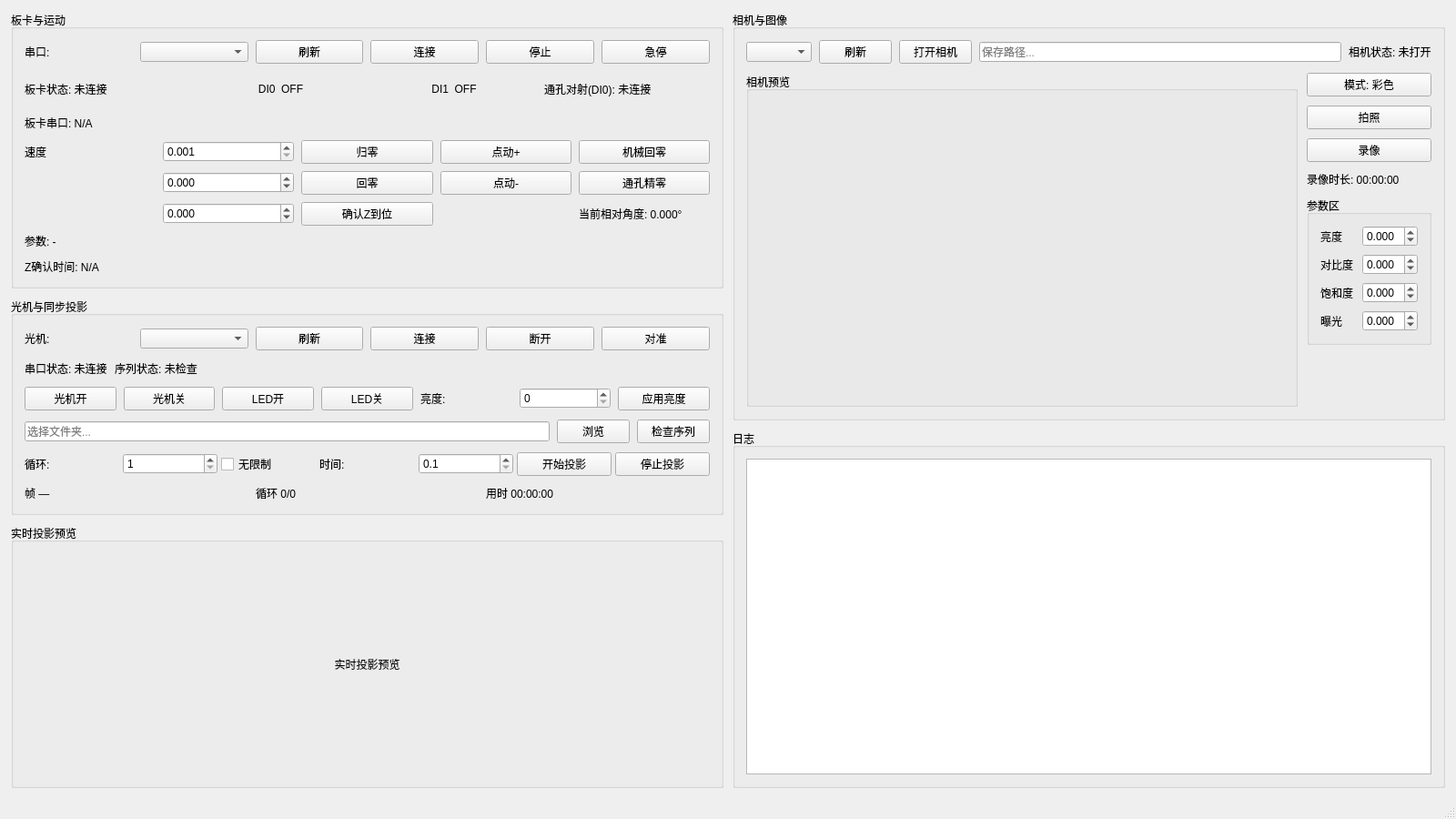
<?xml version="1.0" encoding="UTF-8"?>
<ui version="4.0">
 <class>MainWindow</class>
 <widget class="QMainWindow" name="MainWindow">
  <property name="geometry">
   <rect>
    <x>0</x>
    <y>0</y>
    <width>1600</width>
    <height>900</height>
   </rect>
  </property>
  <property name="windowTitle">
   <string>体积光固化旋转投影同步控制软件</string>
  </property>
  <widget class="QWidget" name="centralwidget">
   <layout class="QHBoxLayout" name="mainHorizontalLayout">
    <property name="spacing">
     <number>10</number>
    </property>
    <property name="leftMargin">
     <number>12</number>
    </property>
    <property name="topMargin">
     <number>12</number>
    </property>
    <property name="rightMargin">
     <number>12</number>
    </property>
    <property name="bottomMargin">
     <number>12</number>
    </property>
    <item>
     <widget class="QWidget" name="leftPanel">
      <layout class="QVBoxLayout" name="leftPanelLayout">
       <property name="spacing">
        <number>10</number>
       </property>
       <property name="leftMargin">
        <number>0</number>
       </property>
       <property name="topMargin">
        <number>0</number>
       </property>
       <property name="rightMargin">
        <number>0</number>
       </property>
       <property name="bottomMargin">
        <number>0</number>
       </property>
       <item>
        <widget class="QGroupBox" name="groupBoardMotion">
         <property name="title">
          <string>板卡与运动</string>
         </property>
         <layout class="QVBoxLayout" name="boardMotionLayout">
          <property name="spacing">
           <number>10</number>
          </property>
          <property name="leftMargin">
           <number>12</number>
          </property>
          <property name="topMargin">
           <number>12</number>
          </property>
          <property name="rightMargin">
           <number>12</number>
          </property>
          <property name="bottomMargin">
           <number>12</number>
          </property>
          <item>
           <layout class="QHBoxLayout" name="boardTopRowLayout">
            <property name="spacing">
             <number>8</number>
            </property>
            <item>
             <widget class="QLabel" name="labelBoardPort">
              <property name="text">
               <string>串口:</string>
              </property>
             </widget>
            </item>
            <item>
             <widget class="QComboBox" name="comboBoardPort"/>
            </item>
            <item>
             <widget class="QPushButton" name="btnBoardRefresh">
              <property name="text">
               <string>刷新</string>
              </property>
             </widget>
            </item>
            <item>
             <widget class="QPushButton" name="btnConnectCard">
              <property name="text">
               <string>连接</string>
              </property>
             </widget>
            </item>
            <item>
             <widget class="QPushButton" name="btnStop">
              <property name="text">
               <string>停止</string>
              </property>
             </widget>
            </item>
            <item>
             <widget class="QPushButton" name="btnEStop">
              <property name="text">
               <string>急停</string>
              </property>
             </widget>
            </item>
           </layout>
          </item>
          <item>
           <layout class="QHBoxLayout" name="boardStatusRowLayout">
            <property name="spacing">
             <number>8</number>
            </property>
            <item>
             <widget class="QLabel" name="lblCardStatus">
              <property name="text">
               <string>板卡状态: 未连接</string>
              </property>
             </widget>
            </item>
            <item>
             <widget class="QLabel" name="lblDi0">
              <property name="minimumSize">
               <size>
                <width>86</width>
                <height>36</height>
               </size>
              </property>
              <property name="text">
               <string>DI0  OFF</string>
              </property>
              <property name="alignment">
               <set>Qt::AlignCenter</set>
              </property>
             </widget>
            </item>
            <item>
             <widget class="QLabel" name="lblDi1">
              <property name="minimumSize">
               <size>
                <width>86</width>
                <height>36</height>
               </size>
              </property>
              <property name="text">
               <string>DI1  OFF</string>
              </property>
              <property name="alignment">
               <set>Qt::AlignCenter</set>
              </property>
             </widget>
            </item>
            <item>
             <widget class="QLabel" name="lblLaserState">
              <property name="text">
               <string>通孔对射(DI0): 未连接</string>
              </property>
             </widget>
            </item>
           </layout>
          </item>
          <item>
           <widget class="QLabel" name="lblComPort">
            <property name="visible">
             <bool>false</bool>
            </property>
            <property name="text">
             <string>板卡串口: N/A</string>
            </property>
           </widget>
          </item>
          <item>
           <widget class="QWidget" name="motionControlsPanel" native="true">
            <layout class="QGridLayout" name="motionGridLayout">
             <property name="horizontalSpacing">
              <number>8</number>
             </property>
             <property name="verticalSpacing">
              <number>8</number>
             </property>
             <property name="leftMargin">
              <number>0</number>
             </property>
             <property name="topMargin">
              <number>0</number>
             </property>
             <property name="rightMargin">
              <number>0</number>
             </property>
             <property name="bottomMargin">
              <number>0</number>
             </property>
             <item row="0" column="0">
              <widget class="QLabel" name="labelJogSpeed">
               <property name="text">
                <string>速度</string>
               </property>
              </widget>
             </item>
             <item row="0" column="1">
              <widget class="QDoubleSpinBox" name="editJogSpeedPulseMs">
               <property name="decimals">
                <number>3</number>
               </property>
               <property name="minimum">
                <double>0.001000000000000</double>
               </property>
               <property name="maximum">
                <double>100000.000000000000000</double>
               </property>
               <property name="singleStep">
                <double>1.000000000000000</double>
               </property>
              </widget>
             </item>
             <item row="0" column="2">
             <widget class="QPushButton" name="btnMoveAbs">
              <property name="text">
                <string>归零</string>
              </property>
             </widget>
             </item>
             <item row="0" column="3">
              <widget class="QPushButton" name="btnJogPlus">
               <property name="text">
                <string>点动+</string>
               </property>
              </widget>
             </item>
             <item row="0" column="4">
             <widget class="QPushButton" name="btnCoarseCheck">
              <property name="text">
                <string>机械回零</string>
              </property>
             </widget>
             </item>
             <item row="1" column="0">
              <widget class="QLabel" name="labelAbsAngle">
               <property name="visible">
                <bool>false</bool>
               </property>
               <property name="text">
                <string/>
               </property>
              </widget>
             </item>
             <item row="1" column="1">
              <widget class="QDoubleSpinBox" name="editTargetAbsDeg">
               <property name="visible">
                <bool>false</bool>
               </property>
               <property name="decimals">
                <number>3</number>
               </property>
               <property name="minimum">
                <double>-360000.000000000000000</double>
               </property>
               <property name="maximum">
                <double>360000.000000000000000</double>
               </property>
              </widget>
             </item>
             <item row="1" column="2">
             <widget class="QPushButton" name="btnMoveRel">
              <property name="text">
                <string>回零</string>
              </property>
             </widget>
             </item>
             <item row="1" column="3">
              <widget class="QPushButton" name="btnJogMinus">
               <property name="text">
                <string>点动-</string>
               </property>
              </widget>
             </item>
             <item row="1" column="4">
             <widget class="QPushButton" name="btnFineHome">
              <property name="text">
                <string>通孔精零</string>
              </property>
             </widget>
             </item>
             <item row="2" column="0">
              <widget class="QLabel" name="labelRelAngle">
               <property name="visible">
                <bool>false</bool>
               </property>
               <property name="text">
                <string/>
               </property>
              </widget>
             </item>
             <item row="2" column="1">
              <widget class="QDoubleSpinBox" name="editTargetRelDeg">
               <property name="visible">
                <bool>false</bool>
               </property>
               <property name="decimals">
                <number>3</number>
               </property>
               <property name="minimum">
                <double>-360000.000000000000000</double>
               </property>
               <property name="maximum">
                <double>360000.000000000000000</double>
               </property>
              </widget>
             </item>
             <item row="2" column="2">
              <widget class="QPushButton" name="btnConfirmZReady">
               <property name="text">
                <string>确认Z到位</string>
               </property>
              </widget>
             </item>
             <item row="2" column="3">
              <widget class="QLabel" name="lblCurrentPulse">
               <property name="visible">
                <bool>false</bool>
               </property>
               <property name="text">
                <string/>
               </property>
              </widget>
             </item>
             <item row="2" column="4">
             <widget class="QLabel" name="lblCurrentDeg">
              <property name="text">
                <string>当前相对角度: 0.000°</string>
              </property>
             </widget>
             </item>
              <item row="3" column="0" colspan="3">
              <widget class="QLabel" name="lblMotionConfig">
               <property name="text">
                <string>参数: -</string>
               </property>
              </widget>
             </item>
            </layout>
           </widget>
          </item>
          <item>
           <layout class="QHBoxLayout" name="boardHiddenInfoLayout">
            <property name="spacing">
             <number>8</number>
            </property>
            <item>
             <widget class="QLabel" name="lblZConfirmTime">
              <property name="visible">
               <bool>false</bool>
              </property>
              <property name="text">
               <string>Z确认时间: N/A</string>
              </property>
             </widget>
            </item>
           </layout>
          </item>
         </layout>
        </widget>
       </item>
       <item>
        <widget class="QGroupBox" name="groupProjectorSync">
         <property name="title">
          <string>光机与同步投影</string>
         </property>
         <layout class="QVBoxLayout" name="projectorSyncLayout">
          <property name="spacing">
           <number>10</number>
          </property>
          <property name="leftMargin">
           <number>12</number>
          </property>
          <property name="topMargin">
           <number>12</number>
          </property>
          <property name="rightMargin">
           <number>12</number>
          </property>
          <property name="bottomMargin">
           <number>12</number>
          </property>
          <item>
           <layout class="QHBoxLayout" name="opticConnectRowLayout">
            <property name="spacing">
             <number>8</number>
            </property>
            <item>
             <widget class="QLabel" name="labelProjectorPort">
              <property name="text">
               <string>光机:</string>
              </property>
             </widget>
            </item>
            <item>
             <widget class="QComboBox" name="comboProjectorPort"/>
            </item>
            <item>
             <widget class="QPushButton" name="btnRefreshProjectorPort">
              <property name="text">
               <string>刷新</string>
              </property>
             </widget>
            </item>
            <item>
             <widget class="QPushButton" name="btnProjectorOpen">
              <property name="text">
               <string>连接</string>
              </property>
             </widget>
            </item>
            <item>
             <widget class="QPushButton" name="btnProjectorClose">
              <property name="text">
               <string>断开</string>
              </property>
             </widget>
            </item>
            <item>
             <widget class="QPushButton" name="btnAlignSiemens">
              <property name="text">
               <string>对准</string>
              </property>
             </widget>
            </item>
           </layout>
          </item>
          <item>
           <layout class="QHBoxLayout" name="opticStatusRowLayout">
            <property name="spacing">
             <number>8</number>
            </property>
            <item>
             <widget class="QLabel" name="lblProjectorPortState">
              <property name="text">
               <string>串口状态: 未连接</string>
              </property>
             </widget>
            </item>
            <item>
             <widget class="QLabel" name="lblImageCheckResult">
              <property name="text">
               <string>序列状态: 未检查</string>
              </property>
              <property name="alignment">
               <set>Qt::AlignCenter</set>
              </property>
             </widget>
            </item>
            <item>
             <spacer name="opticStatusSpacer">
              <property name="orientation">
               <enum>Qt::Horizontal</enum>
              </property>
              <property name="sizeHint" stdset="0">
               <size>
                <width>40</width>
                <height>20</height>
               </size>
              </property>
             </spacer>
            </item>
           </layout>
          </item>
          <item>
           <layout class="QHBoxLayout" name="opticControlRowLayout">
            <property name="spacing">
             <number>8</number>
            </property>
            <item>
             <widget class="QPushButton" name="btnProjectorPowerOn">
              <property name="text">
               <string>光机开</string>
              </property>
             </widget>
            </item>
            <item>
             <widget class="QPushButton" name="btnProjectorPowerOff">
              <property name="text">
               <string>光机关</string>
              </property>
             </widget>
            </item>
            <item>
             <widget class="QPushButton" name="btnLedOn">
              <property name="text">
               <string>LED开</string>
              </property>
             </widget>
            </item>
            <item>
             <widget class="QPushButton" name="btnLedOff">
              <property name="text">
               <string>LED关</string>
              </property>
             </widget>
            </item>
            <item>
             <widget class="QLabel" name="labelBrightness">
              <property name="text">
               <string>亮度:</string>
              </property>
             </widget>
            </item>
            <item>
             <widget class="QSpinBox" name="editLedPercent">
              <property name="maximum">
               <number>100</number>
              </property>
             </widget>
            </item>
            <item>
             <widget class="QPushButton" name="btnApplyLedPercent">
              <property name="text">
               <string>应用亮度</string>
              </property>
             </widget>
            </item>
           </layout>
          </item>
          <item>
           <layout class="QHBoxLayout" name="opticFolderRowLayout">
            <property name="spacing">
             <number>8</number>
            </property>
            <item>
             <widget class="QLineEdit" name="editImageFolder">
              <property name="placeholderText">
               <string>选择文件夹...</string>
              </property>
             </widget>
            </item>
            <item>
             <widget class="QPushButton" name="btnBrowseImageFolder">
              <property name="text">
               <string>浏览</string>
              </property>
             </widget>
            </item>
            <item>
             <widget class="QPushButton" name="btnCheckImageFolder">
              <property name="text">
               <string>检查序列</string>
              </property>
             </widget>
            </item>
           </layout>
          </item>
          <item>
           <layout class="QHBoxLayout" name="opticSyncControlRowLayout">
            <property name="spacing">
             <number>4</number>
            </property>
            <item>
             <widget class="QLabel" name="labelLoopCount">
              <property name="text">
               <string>循环:</string>
              </property>
             </widget>
            </item>
            <item>
             <widget class="QSpinBox" name="spinLoopCount">
              <property name="minimum">
               <number>1</number>
              </property>
              <property name="maximum">
               <number>999999</number>
              </property>
              <property name="value">
               <number>1</number>
              </property>
             </widget>
            </item>
            <item>
             <widget class="QCheckBox" name="chkInfiniteLoop">
              <property name="text">
               <string>无限制</string>
              </property>
             </widget>
            </item>
            <item>
             <widget class="QLabel" name="labelRoundTime">
              <property name="text">
               <string>时间:</string>
              </property>
             </widget>
            </item>
            <item>
             <widget class="QDoubleSpinBox" name="editRoundTimeSec">
              <property name="decimals">
               <number>1</number>
              </property>
              <property name="minimum">
               <double>0.100000000000000</double>
              </property>
              <property name="singleStep">
               <double>0.100000000000000</double>
              </property>
              <property name="maximum">
               <double>360000.000000000000000</double>
              </property>
             </widget>
            </item>
            <item>
             <widget class="QPushButton" name="btnSyncStart">
             <property name="text">
               <string>开始投影</string>
              </property>
             </widget>
            </item>
            <item>
             <widget class="QPushButton" name="btnSyncStop">
             <property name="text">
               <string>停止投影</string>
              </property>
             </widget>
            </item>
           </layout>
          </item>
          <item>
           <layout class="QHBoxLayout" name="opticProgressRowLayout">
            <property name="spacing">
             <number>8</number>
            </property>
            <item>
             <widget class="QLabel" name="lblCurrentFrame">
              <property name="text">
               <string>帧 —</string>
              </property>
             </widget>
            </item>
            <item>
             <widget class="QLabel" name="lblSyncProgress">
              <property name="text">
               <string>循环 0/0</string>
              </property>
             </widget>
            </item>
            <item>
             <widget class="QLabel" name="lblSyncElapsed">
              <property name="text">
               <string>用时 00:00:00</string>
              </property>
             </widget>
            </item>
           </layout>
          </item>
         </layout>
        </widget>
       </item>
       <item>
        <widget class="QGroupBox" name="groupProjectionPreview">
         <property name="title">
          <string>实时投影预览</string>
         </property>
         <layout class="QVBoxLayout" name="projectionPreviewLayout">
          <property name="spacing">
           <number>10</number>
          </property>
          <property name="leftMargin">
           <number>12</number>
          </property>
          <property name="topMargin">
           <number>12</number>
          </property>
          <property name="rightMargin">
           <number>12</number>
          </property>
          <property name="bottomMargin">
           <number>12</number>
          </property>
          <item>
           <widget class="QLabel" name="lblProjectionPreview">
            <property name="sizePolicy">
             <sizepolicy hsizetype="Expanding" vsizetype="Expanding">
              <horstretch>0</horstretch>
              <verstretch>0</verstretch>
             </sizepolicy>
            </property>
            <property name="minimumSize">
             <size>
              <width>0</width>
              <height>240</height>
             </size>
            </property>
            <property name="text">
             <string>实时投影预览</string>
            </property>
            <property name="alignment">
             <set>Qt::AlignCenter</set>
            </property>
           </widget>
          </item>
         </layout>
        </widget>
       </item>
      </layout>
     </widget>
    </item>
    <item>
     <widget class="QWidget" name="rightPanel">
      <layout class="QVBoxLayout" name="rightPanelLayout">
       <property name="spacing">
        <number>10</number>
       </property>
       <property name="leftMargin">
        <number>0</number>
       </property>
       <property name="topMargin">
        <number>0</number>
       </property>
       <property name="rightMargin">
        <number>0</number>
       </property>
       <property name="bottomMargin">
        <number>0</number>
       </property>
       <item>
        <widget class="QGroupBox" name="groupCamera">
         <property name="title">
          <string>相机与图像</string>
         </property>
         <layout class="QVBoxLayout" name="cameraGroupLayout">
          <property name="spacing">
           <number>10</number>
          </property>
          <property name="leftMargin">
           <number>12</number>
          </property>
          <property name="topMargin">
           <number>12</number>
          </property>
          <property name="rightMargin">
           <number>12</number>
          </property>
          <property name="bottomMargin">
           <number>12</number>
          </property>
          <item>
           <layout class="QHBoxLayout" name="cameraTopRowLayout">
            <property name="spacing">
             <number>8</number>
            </property>
            <item>
             <widget class="QComboBox" name="comboCameraList"/>
            </item>
            <item>
             <widget class="QPushButton" name="btnCameraRefresh">
              <property name="text">
               <string>刷新</string>
              </property>
             </widget>
            </item>
            <item>
             <widget class="QPushButton" name="btnCameraOpen">
              <property name="text">
               <string>打开相机</string>
              </property>
             </widget>
            </item>
            <item>
             <widget class="QLineEdit" name="editCameraSaveDir">
              <property name="readOnly">
               <bool>true</bool>
              </property>
              <property name="placeholderText">
               <string>保存路径...</string>
              </property>
             </widget>
            </item>
            <item>
             <widget class="QLabel" name="lblCameraState">
              <property name="text">
               <string>相机状态: 未打开</string>
              </property>
             </widget>
            </item>
           </layout>
          </item>
          <item>
           <layout class="QHBoxLayout" name="cameraBodyLayout">
            <property name="spacing">
             <number>10</number>
            </property>
            <item>
             <widget class="QGroupBox" name="groupCameraPreview">
              <property name="title">
               <string>相机预览</string>
              </property>
              <layout class="QVBoxLayout" name="cameraPreviewLayout">
               <property name="leftMargin">
                <number>12</number>
               </property>
               <property name="topMargin">
                <number>12</number>
               </property>
               <property name="rightMargin">
                <number>12</number>
               </property>
               <property name="bottomMargin">
                <number>12</number>
               </property>
               <item>
                <widget class="QWidget" name="cameraPreviewHost" native="true">
                 <property name="sizePolicy">
                  <sizepolicy hsizetype="Expanding" vsizetype="Expanding">
                   <horstretch>0</horstretch>
                   <verstretch>0</verstretch>
                  </sizepolicy>
                 </property>
                 <property name="minimumSize">
                  <size>
                   <width>0</width>
                   <height>320</height>
                  </size>
                 </property>
                </widget>
               </item>
              </layout>
             </widget>
            </item>
            <item>
             <widget class="QWidget" name="cameraSidePanel" native="true">
              <layout class="QVBoxLayout" name="cameraSideLayout">
               <property name="spacing">
                <number>10</number>
               </property>
               <property name="leftMargin">
                <number>0</number>
               </property>
               <property name="topMargin">
                <number>0</number>
               </property>
               <property name="rightMargin">
                <number>0</number>
               </property>
               <property name="bottomMargin">
                <number>0</number>
               </property>
               <item>
                <widget class="QPushButton" name="btnCameraModeToggle">
                 <property name="text">
                  <string>模式: 彩色</string>
                 </property>
                </widget>
               </item>
               <item>
                <widget class="QPushButton" name="btnSnap">
                 <property name="text">
                  <string>拍照</string>
                 </property>
                </widget>
               </item>
               <item>
                <widget class="QPushButton" name="btnRec">
                 <property name="text">
                  <string>录像</string>
                 </property>
                </widget>
               </item>
               <item>
                <widget class="QLabel" name="lblCameraRecordTime">
                 <property name="text">
                  <string>录像时长: 00:00:00</string>
                 </property>
                </widget>
               </item>
               <item>
                <widget class="QGroupBox" name="groupCameraParams">
                 <property name="title">
                  <string>参数区</string>
                 </property>
                 <layout class="QFormLayout" name="cameraParamsLayout">
                  <property name="horizontalSpacing">
                   <number>10</number>
                  </property>
                  <property name="verticalSpacing">
                   <number>8</number>
                  </property>
                  <property name="leftMargin">
                   <number>12</number>
                  </property>
                  <property name="topMargin">
                   <number>12</number>
                  </property>
                  <property name="rightMargin">
                   <number>12</number>
                  </property>
                  <property name="bottomMargin">
                   <number>12</number>
                  </property>
                  <item row="0" column="0">
                   <widget class="QLabel" name="labelCameraBrightness">
                    <property name="text">
                     <string>亮度</string>
                    </property>
                   </widget>
                  </item>
                  <item row="0" column="1">
                   <widget class="QDoubleSpinBox" name="spinCameraBrightness">
                    <property name="decimals">
                     <number>3</number>
                    </property>
                    <property name="minimum">
                     <double>-1.000000000000000</double>
                    </property>
                    <property name="maximum">
                     <double>1.000000000000000</double>
                    </property>
                   </widget>
                  </item>
                  <item row="1" column="0">
                   <widget class="QLabel" name="labelCameraContrast">
                    <property name="text">
                     <string>对比度</string>
                    </property>
                   </widget>
                  </item>
                  <item row="1" column="1">
                   <widget class="QDoubleSpinBox" name="spinCameraContrast">
                    <property name="decimals">
                     <number>3</number>
                    </property>
                    <property name="minimum">
                     <double>-1.000000000000000</double>
                    </property>
                    <property name="maximum">
                     <double>1.000000000000000</double>
                    </property>
                   </widget>
                  </item>
                  <item row="2" column="0">
                   <widget class="QLabel" name="labelCameraSaturation">
                    <property name="text">
                     <string>饱和度</string>
                    </property>
                   </widget>
                  </item>
                  <item row="2" column="1">
                   <widget class="QDoubleSpinBox" name="spinCameraSaturation">
                    <property name="decimals">
                     <number>3</number>
                    </property>
                    <property name="minimum">
                     <double>-1.000000000000000</double>
                    </property>
                    <property name="maximum">
                     <double>1.000000000000000</double>
                    </property>
                   </widget>
                  </item>
                  <item row="3" column="0">
                   <widget class="QLabel" name="labelCameraExposure">
                    <property name="text">
                     <string>曝光</string>
                    </property>
                   </widget>
                  </item>
                  <item row="3" column="1">
                   <widget class="QDoubleSpinBox" name="spinCameraExposure">
                    <property name="decimals">
                     <number>3</number>
                    </property>
                    <property name="minimum">
                     <double>-1.000000000000000</double>
                    </property>
                    <property name="maximum">
                     <double>1.000000000000000</double>
                    </property>
                   </widget>
                  </item>
                 </layout>
                </widget>
               </item>
               <item>
                <spacer name="cameraSideSpacer">
                 <property name="orientation">
                  <enum>Qt::Vertical</enum>
                 </property>
                 <property name="sizeHint" stdset="0">
                  <size>
                   <width>20</width>
                   <height>40</height>
                  </size>
                 </property>
                </spacer>
               </item>
              </layout>
             </widget>
            </item>
           </layout>
          </item>
         </layout>
        </widget>
       </item>
       <item>
        <widget class="QGroupBox" name="groupLog">
         <property name="title">
          <string>日志</string>
         </property>
         <layout class="QVBoxLayout" name="logLayout">
          <property name="spacing">
           <number>10</number>
          </property>
          <property name="leftMargin">
           <number>12</number>
          </property>
          <property name="topMargin">
           <number>12</number>
          </property>
          <property name="rightMargin">
           <number>12</number>
          </property>
          <property name="bottomMargin">
           <number>12</number>
          </property>
          <item>
           <widget class="QPlainTextEdit" name="textLog">
            <property name="sizePolicy">
             <sizepolicy hsizetype="Expanding" vsizetype="Expanding">
              <horstretch>0</horstretch>
              <verstretch>0</verstretch>
             </sizepolicy>
            </property>
            <property name="readOnly">
             <bool>true</bool>
            </property>
           </widget>
          </item>
         </layout>
        </widget>
       </item>
      </layout>
     </widget>
    </item>
   </layout>
  </widget>
  <widget class="QStatusBar" name="statusbar"/>
 </widget>
 <resources/>
 <connections/>
</ui>
